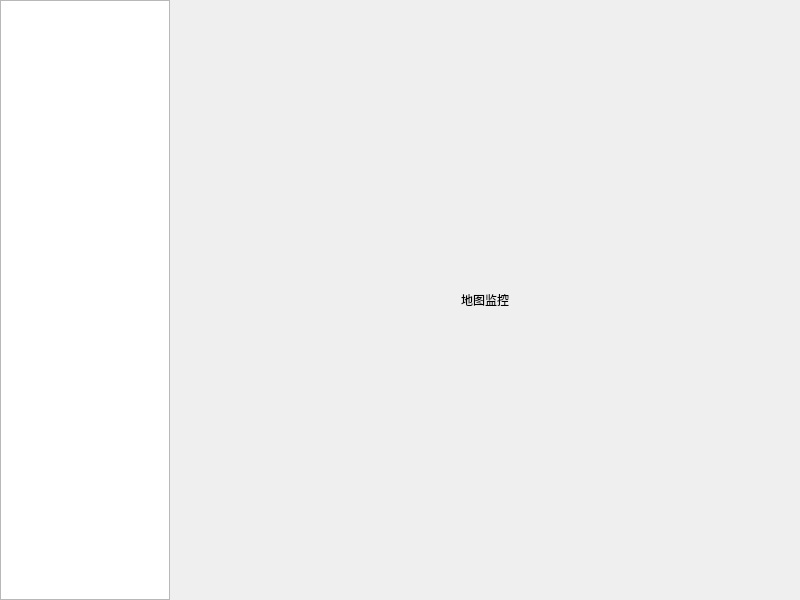
<?xml version="1.0" encoding="UTF-8"?>
<ui version="4.0">
 <class>NavTreeViewForm</class>
 <widget class="QWidget" name="NavTreeViewForm">
  <property name="geometry">
   <rect>
    <x>0</x>
    <y>0</y>
    <width>800</width>
    <height>600</height>
   </rect>
  </property>
  <property name="windowTitle">
   <string>Form</string>
  </property>
  <layout class="QHBoxLayout" name="horizontalLayout">
   <property name="spacing">
    <number>0</number>
   </property>
   <property name="leftMargin">
    <number>0</number>
   </property>
   <property name="topMargin">
    <number>0</number>
   </property>
   <property name="rightMargin">
    <number>0</number>
   </property>
   <property name="bottomMargin">
    <number>0</number>
   </property>
   <item>
    <widget class="QEXTNavTreeWidget" name="navListWidget">
     <property name="minimumSize">
      <size>
       <width>170</width>
       <height>0</height>
      </size>
     </property>
     <property name="maximumSize">
      <size>
       <width>170</width>
       <height>16777215</height>
      </size>
     </property>
    </widget>
   </item>
   <item>
    <widget class="QStackedWidget" name="stackedWidget">
     <widget class="QWidget" name="page1">
      <layout class="QVBoxLayout" name="verticalLayout">
       <item>
        <widget class="QLabel" name="lab1">
         <property name="text">
          <string>地图监控</string>
         </property>
         <property name="alignment">
          <set>Qt::AlignCenter</set>
         </property>
        </widget>
       </item>
      </layout>
     </widget>
     <widget class="QWidget" name="page2">
      <layout class="QVBoxLayout" name="verticalLayout_2">
       <item>
        <widget class="QLabel" name="lab2">
         <property name="text">
          <string>视频监控</string>
         </property>
         <property name="alignment">
          <set>Qt::AlignCenter</set>
         </property>
        </widget>
       </item>
      </layout>
     </widget>
     <widget class="QWidget" name="page3">
      <layout class="QVBoxLayout" name="verticalLayout_3">
       <item>
        <widget class="QLabel" name="lab3">
         <property name="text">
          <string>设备监控</string>
         </property>
         <property name="alignment">
          <set>Qt::AlignCenter</set>
         </property>
        </widget>
       </item>
      </layout>
     </widget>
    </widget>
   </item>
  </layout>
 </widget>
 <customwidgets>
  <customwidget>
   <class>QEXTNavTreeWidget</class>
   <extends>QListView</extends>
   <header>qextNavTreeWidget.h</header>
  </customwidget>
 </customwidgets>
 <resources/>
 <connections/>
</ui>
